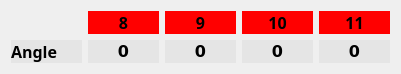
      <widget class="QWidget" name="layoutWidget">
       <property name="geometry">
        <rect>
         <x>30</x>
         <y>100</y>
         <width>401</width>
         <height>71</height>
        </rect>
       </property>
       <layout class="QGridLayout" name="gridLayout_3">
        <item row="0" column="1">
         <widget class="QLabel" name="Head_label_ID">
          <property name="maximumSize">
           <size>
            <width>16777215</width>
            <height>16777215</height>
           </size>
          </property>
          <property name="font">
           <font>
            <family>微軟正黑體</family>
            <pointsize>12</pointsize>
            <weight>75</weight>
            <bold>true</bold>
           </font>
          </property>
          <property name="styleSheet">
           <string notr="true">background-color: rgb(255, 0, 0);</string>
          </property>
          <property name="text">
           <string>8</string>
          </property>
          <property name="alignment">
           <set>Qt::AlignCenter</set>
          </property>
         </widget>
        </item>
        <item row="0" column="4">
         <widget class="QLabel" name="Head_label_ID_4">
          <property name="maximumSize">
           <size>
            <width>16777215</width>
            <height>16777215</height>
           </size>
          </property>
          <property name="font">
           <font>
            <family>微軟正黑體</family>
            <pointsize>12</pointsize>
            <weight>75</weight>
            <bold>true</bold>
           </font>
          </property>
          <property name="styleSheet">
           <string notr="true">background-color: rgb(255, 0, 0);</string>
          </property>
          <property name="text">
           <string>11</string>
          </property>
          <property name="alignment">
           <set>Qt::AlignCenter</set>
          </property>
         </widget>
        </item>
        <item row="0" column="2">
         <widget class="QLabel" name="Head_label_ID_2">
          <property name="maximumSize">
           <size>
            <width>16777215</width>
            <height>16777215</height>
           </size>
          </property>
          <property name="font">
           <font>
            <family>微軟正黑體</family>
            <pointsize>12</pointsize>
            <weight>75</weight>
            <bold>true</bold>
           </font>
          </property>
          <property name="styleSheet">
           <string notr="true">background-color: rgb(255, 0, 0);</string>
          </property>
          <property name="text">
           <string>9</string>
          </property>
          <property name="alignment">
           <set>Qt::AlignCenter</set>
          </property>
         </widget>
        </item>
        <item row="0" column="3">
         <widget class="QLabel" name="Head_label_ID_3">
          <property name="maximumSize">
           <size>
            <width>16777215</width>
            <height>16777215</height>
           </size>
          </property>
          <property name="font">
           <font>
            <family>微軟正黑體</family>
            <pointsize>12</pointsize>
            <weight>75</weight>
            <bold>true</bold>
           </font>
          </property>
          <property name="styleSheet">
           <string notr="true">background-color: rgb(255, 0, 0);</string>
          </property>
          <property name="text">
           <string>10</string>
          </property>
          <property name="alignment">
           <set>Qt::AlignCenter</set>
          </property>
         </widget>
        </item>
        <item row="1" column="0">
         <widget class="QLabel" name="Head_label_title_angle">
          <property name="font">
           <font>
            <family>微軟正黑體</family>
            <pointsize>12</pointsize>
            <weight>75</weight>
            <bold>true</bold>
           </font>
          </property>
          <property name="styleSheet">
           <string notr="true">background-color: rgb(229, 229, 229)</string>
          </property>
          <property name="text">
           <string>Angle</string>
          </property>
         </widget>
        </item>
        <item row="1" column="1">
         <widget class="QLabel" name="Head_label_PresentAngle">
          <property name="maximumSize">
           <size>
            <width>16777215</width>
            <height>30</height>
           </size>
          </property>
          <property name="font">
           <font>
            <family>Bitstream Vera Sans</family>
            <pointsize>12</pointsize>
            <weight>75</weight>
            <bold>true</bold>
           </font>
          </property>
          <property name="styleSheet">
           <string notr="true">background-color: rgb(229, 229, 229)</string>
          </property>
          <property name="text">
           <string>0</string>
          </property>
          <property name="alignment">
           <set>Qt::AlignCenter</set>
          </property>
         </widget>
        </item>
        <item row="1" column="2">
         <widget class="QLabel" name="Head_label_PresentAngle_2">
          <property name="maximumSize">
           <size>
            <width>16777215</width>
            <height>30</height>
           </size>
          </property>
          <property name="font">
           <font>
            <family>Bitstream Vera Sans</family>
            <pointsize>12</pointsize>
            <weight>75</weight>
            <bold>true</bold>
           </font>
          </property>
          <property name="styleSheet">
           <string notr="true">background-color: rgb(229, 229, 229)</string>
          </property>
          <property name="text">
           <string>0</string>
          </property>
          <property name="alignment">
           <set>Qt::AlignCenter</set>
          </property>
         </widget>
        </item>
        <item row="1" column="3">
         <widget class="QLabel" name="Head_label_PresentAngle_3">
          <property name="maximumSize">
           <size>
            <width>16777215</width>
            <height>30</height>
           </size>
          </property>
          <property name="font">
           <font>
            <family>Bitstream Vera Sans</family>
            <pointsize>12</pointsize>
            <weight>75</weight>
            <bold>true</bold>
           </font>
          </property>
          <property name="styleSheet">
           <string notr="true">background-color: rgb(229, 229, 229)</string>
          </property>
          <property name="text">
           <string>0</string>
          </property>
          <property name="alignment">
           <set>Qt::AlignCenter</set>
          </property>
         </widget>
        </item>
        <item row="1" column="4">
         <widget class="QLabel" name="Head_label_PresentAngle_4">
          <property name="maximumSize">
           <size>
            <width>16777215</width>
            <height>30</height>
           </size>
          </property>
          <property name="font">
           <font>
            <family>Bitstream Vera Sans</family>
            <pointsize>12</pointsize>
            <weight>75</weight>
            <bold>true</bold>
           </font>
          </property>
          <property name="styleSheet">
           <string notr="true">background-color: rgb(229, 229, 229)</string>
          </property>
          <property name="text">
           <string>0</string>
          </property>
          <property name="alignment">
           <set>Qt::AlignCenter</set>
          </property>
         </widget>
        </item>
       </layout>
      </widget>
